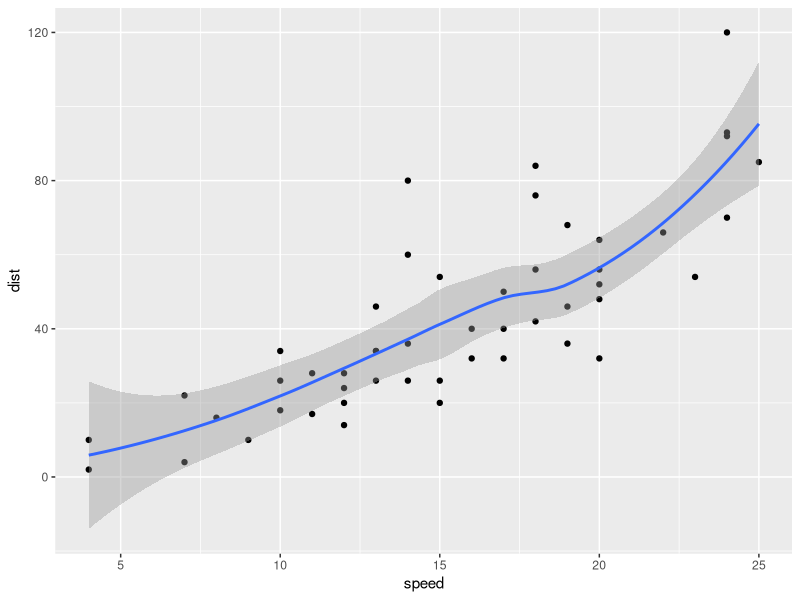
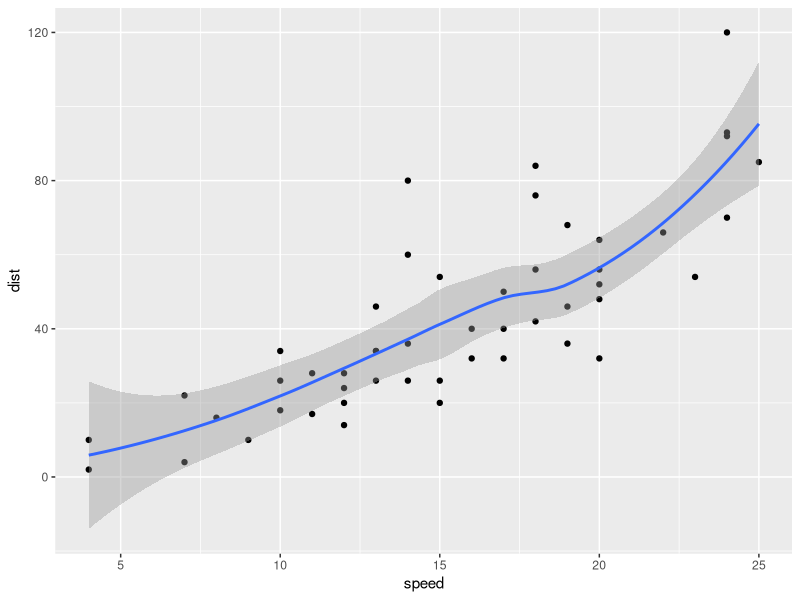

Source code (R) for these figures, in order:
## ---- chunk 1
library(ggplot2)   # comment: load GGPlot2 package 
summary(cars)   # summarize Cars data set
## ---- chunk 2
qplot(speed, dist, data=cars) + geom_smooth()   # a quick plot
## ---- chunk 3
RVar = 1.2
## ---- chunk 4
print(RVar)
## ---- chunk 5
qplot(speed, dist, data=cars) + geom_smooth()   # a quick plot without messages / warnings
